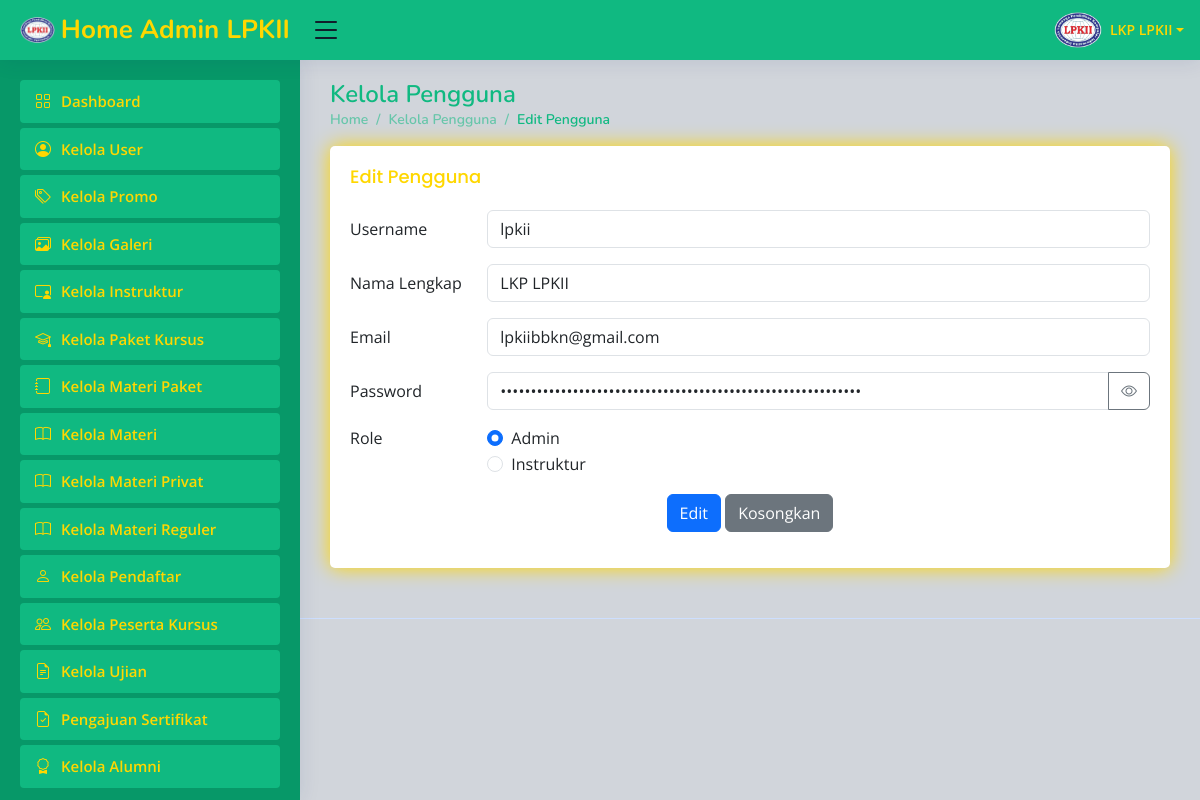
The app's page /dashboard.php?url=edit_user&id_user=23 (signed in) with its own data.
### tables this page shows
CREATE TABLE `user` (
  `id_user` int(11) NOT NULL,
  `nama` varchar(100) NOT NULL,
  `username` varchar(32) NOT NULL,
  `email` varchar(100) NOT NULL,
  `password` varchar(255) NOT NULL,
  `role` enum('Admin','Petugas','Instruktur') NOT NULL
);

### edit_user.php (the view, shortened to what this page needs)
<?php
include 'koneksi.php';
$id_user = $_GET['id_user'];
$query = mysqli_query($koneksi, "SELECT * FROM user WHERE id_user = '$id_user'");
$data = mysqli_fetch_assoc($query);
?>
<div class="pagetitle">
  <h1>Kelola Pengguna</h1>
  <nav>
    <ol class="breadcrumb">
      <li class="breadcrumb-item"><a href="dashboard.php">Home</a></li>
      <li class="breadcrumb-item"><a href="dashboard.php?url=kelola_user.php">Kelola Pengguna</a></li>
      <li class="breadcrumb-item active">Edit Pengguna</li>
    </ol>
  </nav>
</div>
<div class="card">
  <div class="card-body">
    <h5 class="card-title">Edit Pengguna</h5>
    <form method="post" action="simpan_user.php">
      <div class="row mb-3">
        <label for="inputEmail3" class="col-sm-2 col-form-label">Username</label>
        <div class="col-sm-10">
          <input type="text" class="form-control" id="inputText" name="username" value="<?= $data['username']; ?>">
        </div>
      </div>
      <div class="row mb-3">
        <label for="inputPassword3" class="col-sm-2 col-form-label">Nama Lengkap</label>
        <div class="col-sm-10">
          <input type="text" class="form-control" id="inputNama" name="nama" value="<?= $data['nama']; ?>">
        </div>
      </div>
      <div class="row mb-3">
        <label for="inputPassword3" class="col-sm-2 col-form-label">Email</label>
        <div class="col-sm-10">
          <input type="email" class="form-control" id="inputEmail" name="email" value="<?= $data['email']; ?>">
        </div>
      </div>
      <div class="row mb-3">
        <label for="inputPassword" class="col-sm-2 col-form-label">Password</label>
        <div class="col-sm-10">
          <div class="input-group">
            <input
              type="password"
              class="form-control"
              id="inputPassword"
              name="password"
              value="<?= htmlspecialchars($data['password']); ?>">
            <button class="btn btn-outline-secondary" type="button" id="togglePassword">
              <i class="bi bi-eye"></i>
            </button>
          </div>
        </div>
      </div>
      <link rel="stylesheet" href="https://cdn.jsdelivr.net/npm/bootstrap-icons@1.11.3/font/bootstrap-icons.css">
      <fieldset class="row mb-3">
        <legend class="col-form-label col-sm-2 pt-0">Role</legend>
        <div class="col-sm-10">
          <div class="form-check">
            <input class="form-check-input" type="radio" name="role" id="gridRadios1" value="admin"
              <?php if ($data['role'] == 'Admin') print "checked"; ?>>
            <label class="form-check-label" for="gridRadios1">
              Admin
            </label>
          </div>
          <div class="form-check">
            <input class="form-check-input" type="radio" name="role" id="gridRadios2" value="instruktur"
              <?php if ($data['role'] == 'Instruktur') print "checked"; ?>>
            <label class="form-check-label" for="gridRadios2">
              Instruktur
            </label>
          </div>
        </div>
      </fieldset>
      <div class="text-center">
        <button type="submit" class="btn btn-primary">Edit</button>
        <button type="reset" class="btn btn-secondary">Kosongkan</button>
      </div>
    </form>
  </div>
</div>

### assets/css/main2.css (style rules this page uses)
:root { scroll-behavior: smooth; }
body { font-family: "Open Sans", sans-serif; background: #D1D5DB; color: #111827; }
a { color: #FFD700; text-decoration: none; }
h1, h2, h3, h4, h5, h6 { font-family: "Nunito", sans-serif; }
.pagetitle { margin-bottom: 10px; }
.pagetitle h1 { font-size: 24px; margin-bottom: 0; font-weight: 600; color: #10B981; }
.card { margin-bottom: 30px; border: none; border-radius: 5px; box-shadow: 0px 0 20px #FFD700; }
.card-title { padding: 20px 0 15px 0; font-size: 18px; font-weight: 500; color: #FFD700; font-family: "Poppins", sans-serif; }
.card-body { padding: 0 20px 20px 20px; }
.breadcrumb { font-size: 14px; font-family: "Nunito", sans-serif; color: #10b9818c; font-weight: 600; }
.breadcrumb a { color: #10b9818c; transition: 0.3s; }
.breadcrumb .breadcrumb-item::before { color: #10b9818c; }
.breadcrumb .active { color: #10b981; font-weight: 600; }

### records on screen
user: username "lpkii", nama "LKP LPKII", email "lpkiibbkn@gmail.com", role "☑ Admin"

### other values on screen
$_SESSION['nama'] "LKP LPKII"
